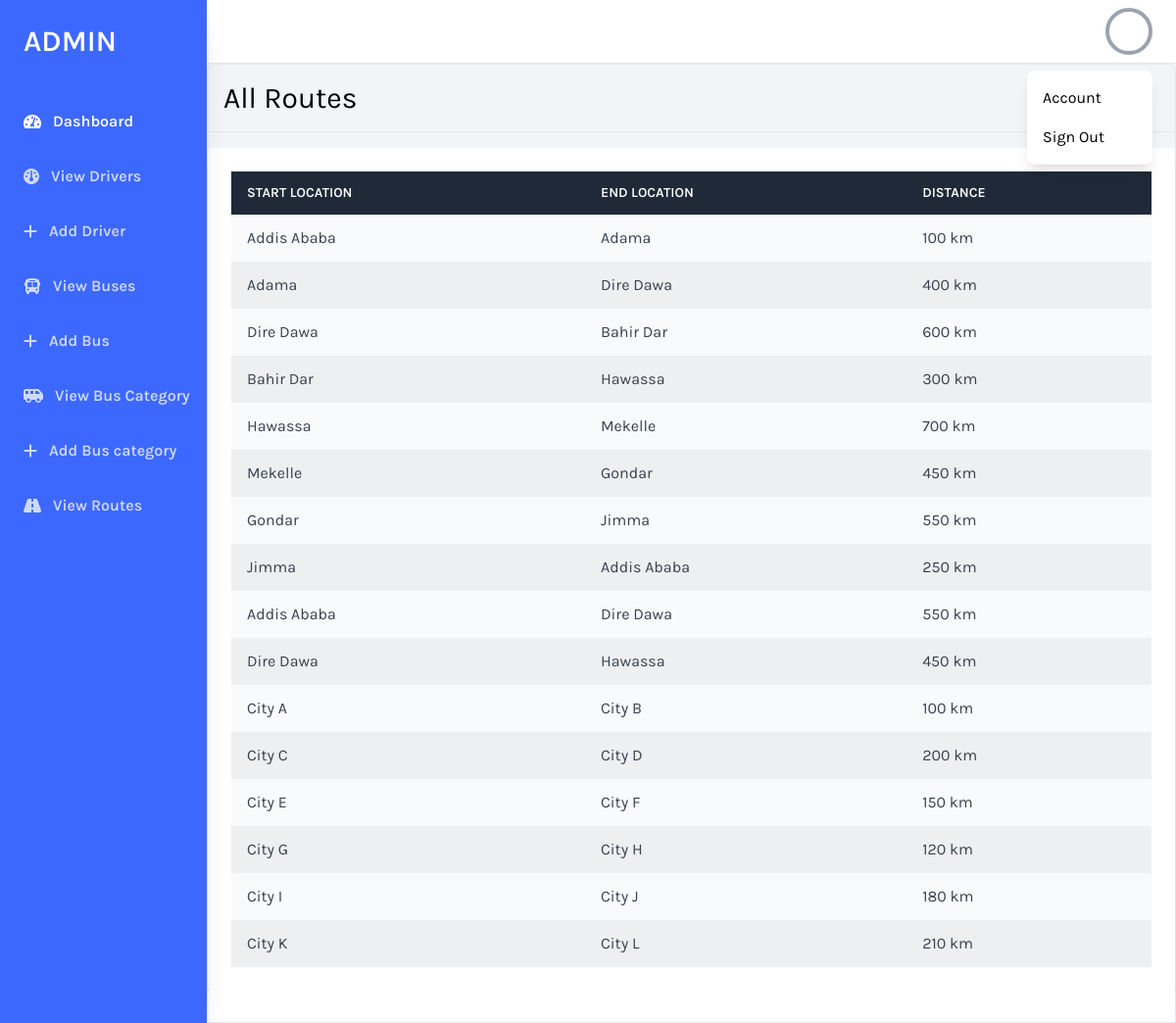
The app's page /admin/all-routes.php (signed in) with its own data.
### tables this page shows
CREATE TABLE Route (
    RouteID INT NOT NULL AUTO_INCREMENT,
    StartLocation VARCHAR(50),
    EndLocation VARCHAR(50),
    Distance INT,
    PRIMARY KEY (RouteID)
);

### admin/all-routes.php (the view, shortened to what this page needs)
<?php
include("../database/connection.php");
$sql = "SELECT RouteID, StartLocation, EndLocation, Distance FROM Route";
$result = $conn->query($sql);
$routes = [];
if ($result->num_rows > 0) {
    while ($row = $result->fetch_assoc()) {
        $routes[] = $row;
    }
} else {
    echo "No routes found.";
}
?>
<!DOCTYPE html>
<html lang="en">
<head>
    <?php include("./partials/imports.php")?>
</head>
<body x-data="{thisPath:window.location.pathname , isOpen: false}" class="bg-gray-100 font-family-karla flex">
<?php include("./partials/aside.php")?>
    <div class="w-full flex flex-col h-screen overflow-y-hidden">
        <?php include("./partials/header.php")?>
        <div class="w-full h-screen overflow-x-hidden border-t flex flex-col">
            <main class="w-full flex-grow ">
                <section class='w-full border rounded-lg shadow-lg'>
                    <div class='p-4 border-b '>
                        <h1 class="text-3xl text-black ">All Routes</h1>
                    </div>
                    <main class="container mx-auto mt-4">
                        <div class="bg-white p-6 rounded shadow-lg">
                            <table class="min-w-full bg-white">
                                <thead class="bg-gray-800 text-white">
                                    <tr>
                                        <th class=" text-left py-3 px-4 uppercase font-semibold text-sm">Start Location</th>
                                        <th class=" text-left py-3 px-4 uppercase font-semibold text-sm">End Location</th>
                                        <th class=" text-left py-3 px-4 uppercase font-semibold text-sm">Distance</th>
                                    </tr>
                                </thead>
                                <tbody class="text-gray-700">
                                <?php if (!empty($routes)): ?>
                                    <div class="grid grid-cols-1 md:grid-cols-2 lg:grid-cols-3 gap-6">
                                        <?php foreach ($routes as $route): ?>
                                        <tr class="bg-gray-50 group hover:bg-slate-200" id="<?php echo $route['RouteID']; ?>">
                                            <td class="text-left py-3 px-4"><?php echo $route['StartLocation']; ?></td>
                                            <td class="text-left py-3 px-4"><?php echo $route['EndLocation']; ?></td>
                                            <td class="text-left py-3 px-4"><?php echo $route['Distance']; ?> km</td>
                                        </tr>
                                        <?php endforeach; ?>
                                    </div>
                                <?php else: ?>
                                    <p class="text-center">No routes found.</p>
                                <?php endif; ?>
                                </tbody>
                            </table>
                        </div>
                    </main>
            <footer class="w-full bg-white text-right p-4">
            </footer>
        </div>
    </div>
</body>
</html>

### styles/style.css (style rules this page uses)
html, :host { line-height: 1.5; -webkit-text-size-adjust: 100%; -moz-tab-size: 4; -o-tab-size: 4; tab-size: 4; font-family: ui-sans-serif, system-ui, sans-serif, "Apple Color Emoji", "Segoe UI Emoji", "Segoe UI Symbol", "Noto Color Emoji"; font-feature-settings: normal; font-variation-settings: normal; -webkit-tap-highlight-color: transparent; }
body { margin: 0; line-height: inherit; }
h1, h2, h3, h4, h5, h6 { font-size: inherit; font-weight: inherit; }
table { text-indent: 0; border-color: inherit; border-collapse: collapse; }
blockquote, dl, dd, h1, h2, h3, h4, h5, h6, hr, figure, p, pre { margin: 0; }
.container { width: 100%; }
@media (min-width: 640px) { .container { max-width: 640px; } }
@media (min-width: 768px) { .container { max-width: 768px; } }
@media (min-width: 1024px) { .container { max-width: 1024px; } }
.mx-auto { margin-left: auto; margin-right: auto; }
.mt-4 { margin-top: 1rem; }
.flex { display: flex; }
.grid { display: grid; }
.h-screen { height: 100vh; }
.w-full { width: 100%; }
.min-w-full { min-width: 100%; }
.flex-grow { flex-grow: 1; }
.grid-cols-1 { grid-template-columns: repeat(1, minmax(0, 1fr)); }
.flex-col { flex-direction: column; }
.gap-6 { gap: 1.5rem; }
.overflow-x-hidden { overflow-x: hidden; }
.overflow-y-hidden { overflow-y: hidden; }
.rounded { border-radius: 0.25rem; }
.rounded-lg { border-radius: 0.5rem; }
.border { border-width: 1px; }
.border-b { border-bottom-width: 1px; }
.border-t { border-top-width: 1px; }
.bg-gray-100 { --tw-bg-opacity: 1; background-color: rgb(243 244 246 / var(--tw-bg-opacity)); }
.bg-gray-50 { --tw-bg-opacity: 1; background-color: rgb(249 250 251 / var(--tw-bg-opacity)); }
.bg-gray-800 { --tw-bg-opacity: 1; background-color: rgb(31 41 55 / var(--tw-bg-opacity)); }
.bg-white { --tw-bg-opacity: 1; background-color: rgb(255 255 255 / var(--tw-bg-opacity)); }
.p-4 { padding: 1rem; }
.p-6 { padding: 1.5rem; }
.px-4 { padding-left: 1rem; padding-right: 1rem; }
.py-3 { padding-top: 0.75rem; padding-bottom: 0.75rem; }
.text-left { text-align: left; }
.text-right { text-align: right; }
.text-3xl { font-size: 1.875rem; line-height: 2.25rem; }
.text-sm { font-size: 0.875rem; line-height: 1.25rem; }
.font-semibold { font-weight: 600; }
.uppercase { text-transform: uppercase; }
.text-black { --tw-text-opacity: 1; color: rgb(0 0 0 / var(--tw-text-opacity)); }
.text-gray-700 { --tw-text-opacity: 1; color: rgb(55 65 81 / var(--tw-text-opacity)); }
.text-white { --tw-text-opacity: 1; color: rgb(255 255 255 / var(--tw-text-opacity)); }
.shadow-lg { --tw-shadow: 0 10px 15px -3px rgb(0 0 0 / 0.1), 0 4px 6px -4px rgb(0 0 0 / 0.1); --tw-shadow-colored: 0 10px 15px -3px var(--tw-shadow-color), 0 4px 6px -4px var(--tw-shadow-color); box-shadow: var(--tw-ring-offset-shadow, 0 0 #0000), var(--tw-ring-shadow, 0 0 #0000), var(--tw-shadow); }
@media (min-width: 768px) { .md\:grid-cols-2 { grid-template-columns: repeat(2, minmax(0, 1fr)); } }
@media (min-width: 1024px) { .lg\:grid-cols-3 { grid-template-columns: repeat(3, minmax(0, 1fr)); } }

### admin/partials/imports.php (style rules this page uses)
.font-family-karla { font-family: karla,ui-sans-serif, system-ui, sans-serif, "Apple Color Emoji", "Segoe UI Emoji", "Segoe UI Symbol", "Noto Color Emoji"; }
tr:nth-child(even) { background:#e7e9eab5 }

### records on screen
route: StartLocation "Addis Ababa", EndLocation "Adama", Distance "100"
route: StartLocation "Adama", EndLocation "Dire Dawa", Distance "400"
route: StartLocation "Dire Dawa", EndLocation "Bahir Dar", Distance "600"
route: StartLocation "Bahir Dar", EndLocation "Hawassa", Distance "300"
route: StartLocation "Hawassa", EndLocation "Mekelle", Distance "700"
route: StartLocation "Mekelle", EndLocation "Gondar", Distance "450"
route: StartLocation "Gondar", EndLocation "Jimma", Distance "550"
route: StartLocation "Jimma", EndLocation "Addis Ababa", Distance "250"
route: StartLocation "Addis Ababa", EndLocation "Dire Dawa", Distance "550"
route: StartLocation "Dire Dawa", EndLocation "Hawassa", Distance "450"
route: StartLocation "City A", EndLocation "City B", Distance "100"
route: StartLocation "City C", EndLocation "City D", Distance "200"
route: StartLocation "City E", EndLocation "City F", Distance "150"
route: StartLocation "City G", EndLocation "City H", Distance "120"
route: StartLocation "City I", EndLocation "City J", Distance "180"
route: StartLocation "City K", EndLocation "City L", Distance "210"
